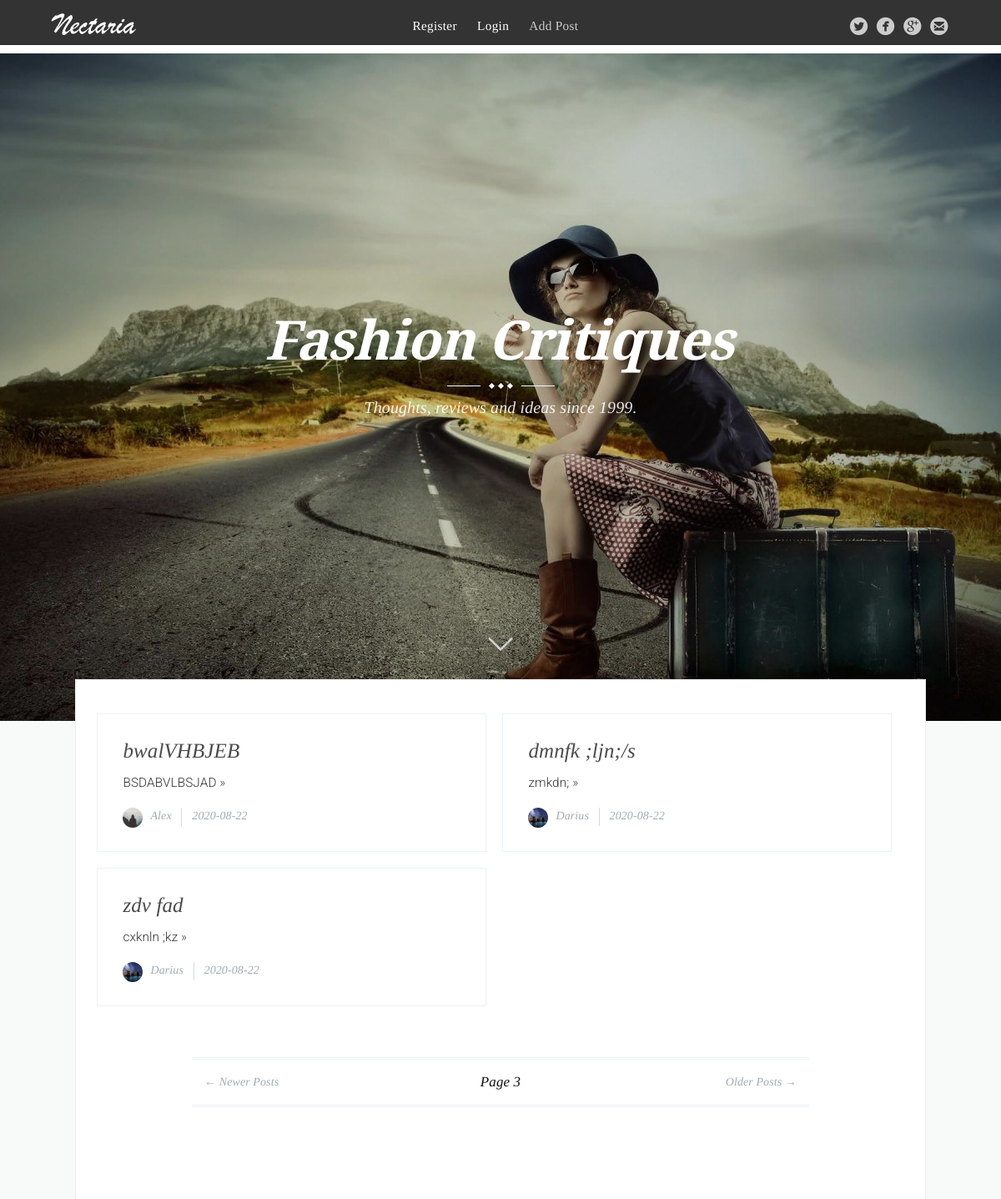
Screenshot of /home?page=3 with the database file from the repository.
### flaskb/models.py (models this page shows, shortened)
class Post(db.Model):
    id = db.Column(db.Integer, primary_key=True)
    title = db.Column(db.String(100), nullable=False)
    content = db.Column(db.Text, nullable=False)
    date_created = db.Column(
        db.DateTime, nullable=False, default=datetime.utcnow)
    user_id = db.Column(db.Integer, db.ForeignKey('user.id'), nullable=False)

class User(db.Model, UserMixin):
    id = db.Column(db.Integer, primary_key=True)
    username = db.Column(db.String(20), nullable=False, unique=True)
    email = db.Column(db.String(50), nullable=False)
    password = db.Column(db.String(60), nullable=False)
    image_file = db.Column(db.String(60), nullable=False,
                           default='default.jpg')
    posts = db.relationship('Post', backref='author', lazy=True)

### flaskb/main/routes.py (the view)
@app.route('/')
@app.route('/home')
def home():
    page = request.args.get('page', 1, type=int)
    posts = Post.query.order_by(
        Post.date_created.desc()).paginate(page=page, per_page=3)
    return render_template('index.html', posts=posts)

### flaskb/templates/index.html (shortened to what this page needs)
{% extends 'layout.html' %}
{% block content %}
	<header class="main-header " style="background-image: url(static/assets/img/intro.jpg)">
		<div class="vertical">
			<div class="main-header-content inner">
				<h1 class="page-title">Fashion Critiques</h1>
				<div class="entry-title-divider">
					<span></span><span></span><span></span>
				</div>
				<h2 class="page-description">Thoughts, reviews and ideas since 1999.</h2>
			</div>
		</div>
		<a class="scroll-down icon-arrow-left" href="#content" data-offset="-45"></a>
	</header>
	<main id="content" class="content" role="main">
		<div class="wraps">
			<div class="grid">
				{% for post in posts.items %}
				<div class="grid-item">
					<article class="post">
						<div class="wrapgriditem">
							<header class="post-header">
								<h2 class="post-title"><a href="{{ url_for('post', post_id=post.id) }}">{{ post.title }}</a></h2>
							</header>
							<section class="post-excerpt">
								<p>
									{{ post.content|truncate(50) }}
									 <a class="read-more"
										href="{{ url_for('post', post_id=post.id) }}">&raquo;</a>
								</p>
							</section>
							<footer class="post-meta">
								<img class="author-thumb" src="{{ url_for('static', filename='assets/img/' + post.author.image_file) }}" nopin="nopin">
								<a href="{{ url_for('user_posts', username=post.author.username) }}">{{ post.author.username }}</a>
								<time class="post-date" datetime="2016-12-18">{{post.date_created.strftime('%Y-%m-%d')}}</time>
							</footer>
						</div>
					</article>
				</div>
				{% endfor %}
			</div>
			<nav class="pagination" role="navigation">
				{% for page_num in posts.iter_pages() %}
					{% if page_num %}
						{% if posts.page == page_num %}
							{% if posts.has_prev %}
								<a class="newer-posts" href="{{ url_for('home', page=page_num - 1) }}">&larr; Newer Posts </a>
							{% endif %}
							<span class="page-number">Page {{ page_num }}</span>
							{% if posts.has_next %}
								<a class="older-posts" href="{{ url_for('home', page=page_num + 1) }}">Older Posts &rarr;</a>
							{% endif %}
						{% endif %}
					{% endif %}
				{% endfor %}
			</nav>
		</div>
	</main>
{% endblock content %}

### flaskb/templates/layout.html (shortened to what this page needs)
<!DOCTYPE html>
<html>
<head>
    <link rel="stylesheet" href="https://stackpath.bootstrapcdn.com/bootstrap/4.5.2/css/bootstrap.min.css"
>
    <link rel="stylesheet" type="text/css" href="{{ url_for('static', filename='assets/css/screen.css') }}" />
</head>
<body class="home-template">
    <div class="site-wrapper">
        <nav class="main-nav overlay clearfix">
            <a class="blog-logo" href="{{ url_for('home') }}"><img src="{{ url_for('static', filename='assets/img/logo.png') }}" alt="Fashion Critiques" /></a>
            <ul id="menu">
                {% if current_user.is_authenticated %}
                <a href="{{ url_for('account') }}"><img class="rounded-circle account-img"
                        src="{{ url_for('static', filename='assets/img/' + current_user.image_file) }}" height="30" width="30"></a>
                    <li class="nav-home nav-current" role="presentation"><a href="{{ url_for('account') }}">Account</a></li>
                    <li class="nav-home nav-current" role="presentation"><a href="{{ url_for('logout') }}">Logout</a></li>
                {% else %}
                    <li class="nav-home nav-current" role="presentation"><a href="{{ url_for('register') }}">Register</a></li>
                    <li class="nav-home nav-current" role="presentation"><a href="{{ url_for('login') }}">Login</a></li>
                {% endif %}
                <li class="nav-about-us" role="presentation"><a href="{{ url_for('new_post') }}">Add Post</a></li>
                <span class="socialheader">
                    <a href="#"><span class='symbol'>circletwitterbird</span></a>
                    <a href="#"><span class='symbol'>circlefacebook</span></a>
                    <a href="#"><span class='symbol'>circlegoogleplus</span></a>
                    <a href="mailto:wowthemesnet@gmail.com"><span class='symbol'>circleemail</span></a>
                </span>
            </ul>
        </nav>
        {% block content %}
        {% endblock content %}
    </div>
</body>
</html>

### rows the page displays
Post: title "bwalVHBJEB", content "BSDABVLBSJAD", image_file (placeholder picture), author.username "Alex", date_created "2020-08-22"
Post: title "dmnfk ;ljn;/s", content "zmkdn;", image_file (picture), author.username "Darius", date_created "2020-08-22"
Post: title "zdv fad", content "cxknln ;kz", image_file (picture), author.username "Darius", date_created "2020-08-22"

### other values shown
{{ page_num }} "3"
